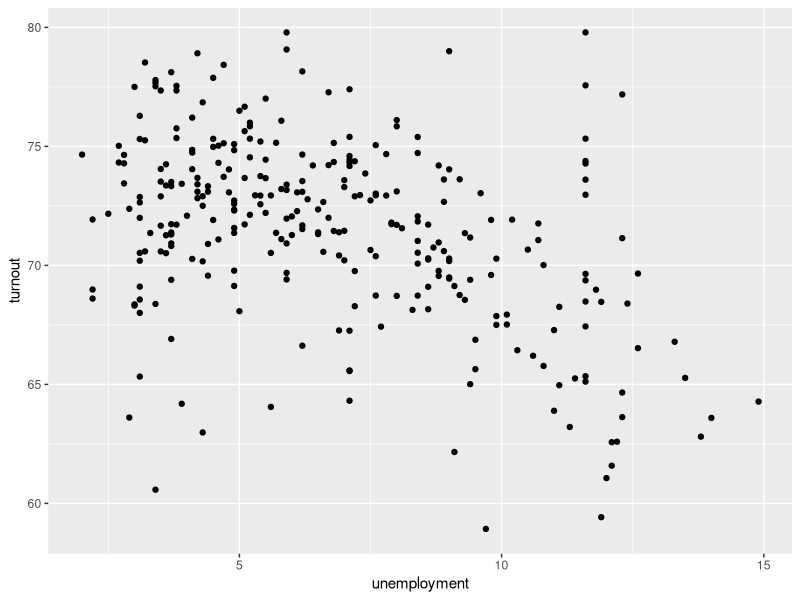
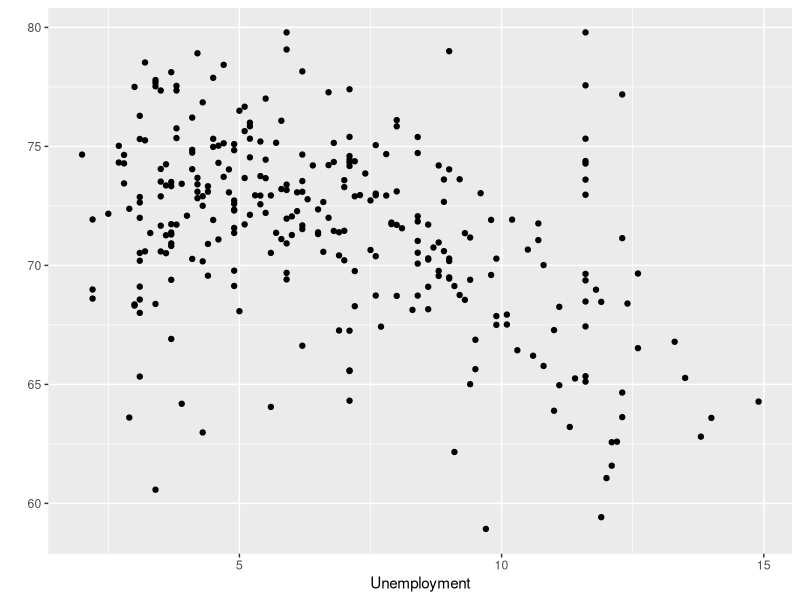
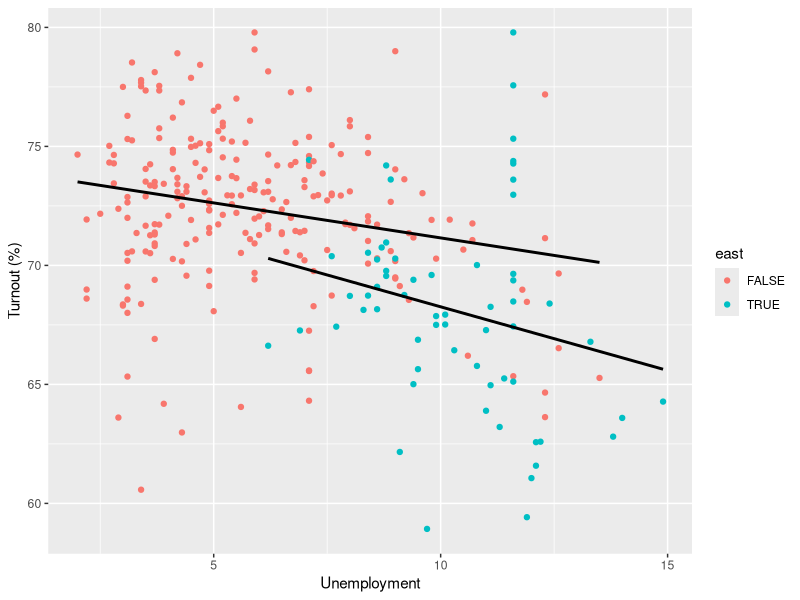
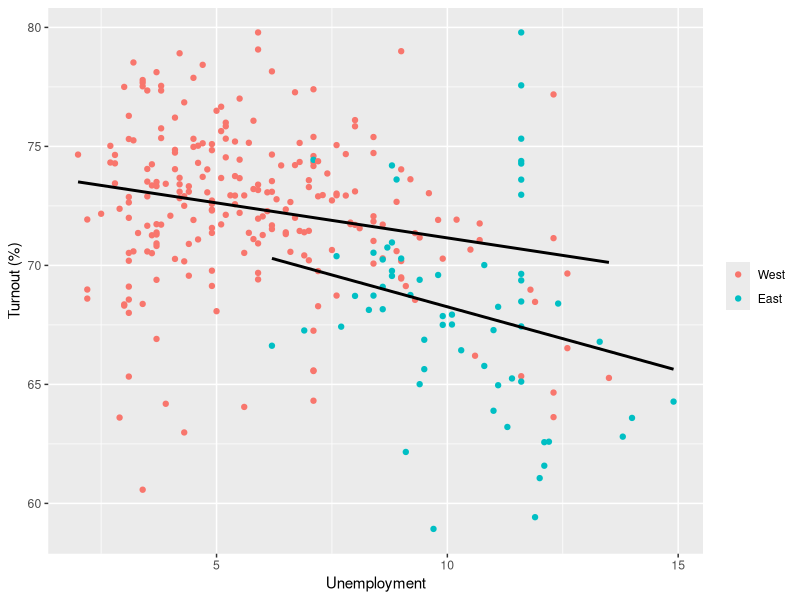
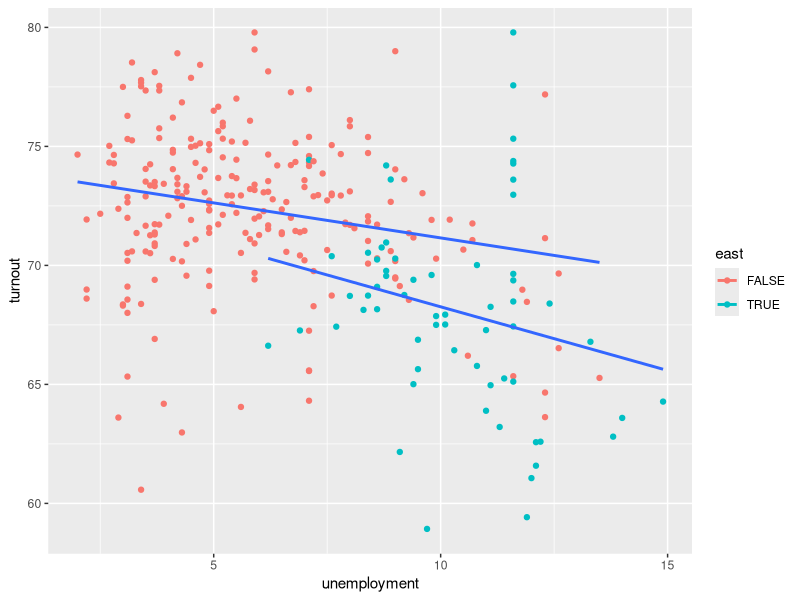
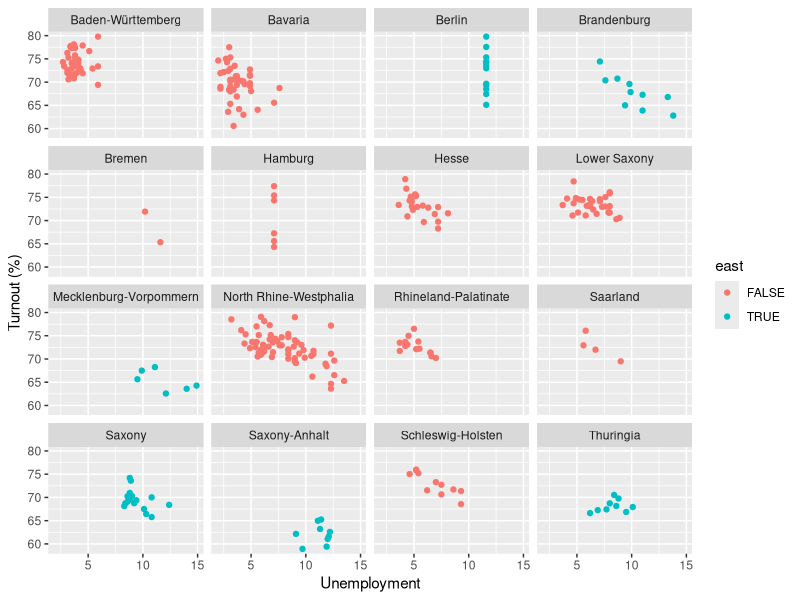

The R source for these figures, in order: (Note: this script raises an error after producing the figures.)
# Introduction to "R"
# Data and model visualisation
#
# Hands-on 1

setwd('put path to the r_workshop folder on your machine here.')

# 1. Load ggplot2.
library(ggplot2)

# 2. Read the file btw2013.csv and assign it to an object. It's in the data folder.
b <- read.csv('data/btw2013.csv', stringsAsFactors = F)

# 3. Create a scatterplot of turnout against unemployment.
ggplot(b, aes(x = unemployment, y = turnout)) + geom_point()

# 4. Label the axes.
ggplot(b, aes(x = unemployment, y = turnout)) + geom_point() +
  xlab('Unemployment') + ylab("")

# 5. Highlight east and west germany by changing the color or shape of the dots.
# Check out scale_color_discrete() or scale_shape_discrete() for modifying the legend.
f <- ggplot(b, aes(x = unemployment, y = turnout)) +
  geom_point(aes(color = east)) +
  xlab('Unemployment') + ylab("Turnout (%)")
f2 <- f + scale_color_discrete(labels = c('West', 'East'),
                       name = element_blank())

# 6. Include two black linear fit lines (with out confidence intervals), one for
# east, one for west. Check the help for geom_smooth to find out how to surpress
# confidence intervals.
f + geom_smooth(aes(group = east), method = 'lm', se = F, color = 'black')

f2 + geom_smooth(method = 'lm', se = F, aes(group = east), color = 'black')

ggplot(b, aes(x = unemployment, y = turnout, color = east)) + geom_point() + geom_smooth(method = 'lm', se = F, aes(color = NULL, group = east))

# 7. Instead of separating dots and lines by east vs. west, facet the plot by
# federal state.
f + facet_wrap(~land)

# 8. You notice a spelling mistake: "Schleswig-Holsten". The correct spelling is
# "Schleswig-Holstein". Correct this mistake.
b$land[b$land == 'Schleswig-Holsten'] <- 'Schleswig-Holstein'

b$land <- ifelse(b$land == 'Schleswig-Holsten', 'Schleswig-Holstein', b$land)

b <- b %>% mutate(land = recode(land, `Schleswig-Holsten` = 'Schleswig-Holstein'))